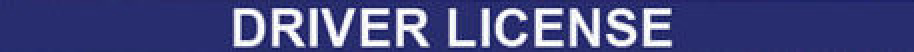
#> input picture Templates/OR/Features/feature1_H.jpg, 457 x 26 px (shown 2 times larger); its folder holds only this picture in this run
$ python ScanID.py Templates/OR/Features/feature1_H.jpg   (older library calls are emulated)
#> lines starting #> are read from the running program, lines starting #| are printed output that depends on the picture; after the words box and inside, x2 and y2 are one past the last pixel; in counts of white or black regions, pixels touching at a corner belong together
#> in main, img is the input picture: shape (26, 457, 3); mean B, G, R 131.3, 76, 72.1
### Transform.py
import cv2
import numpy as np
import imutils
import math


#start of removeBackground
#	This function is given an image and attempts to remove the background from the image. The function
#	uses thresholding and contour approximation to estimate a rectangular bounding box and perform a
#	perspective warp to make the image appear as if it were taken from directly above the document.
#	Returns: warped - Image w/o background. If a document was not located, this will be the original img.
#		 background - Flag variable. True if background is still in the picture, False if it was removed.
def removeBackground(image):
	background = True
	minContourArea = 10000
	i = 0
	size = 11 # size of the Gaussian Blur

	#first call correctOrientation() which lines up the image based on the text it could find. Later,
	#findFaces() will detect whether the image it returned is upside-down or not.
	image = correctOrientation(image)

	ratio = image.shape[0]/500.0
	orig = image.copy()
	image = imutils.resize(image, height = 500)

	#convert color & structure image
	gray = cv2.cvtColor(image, cv2.COLOR_BGR2GRAY)
	element = cv2.getStructuringElement(cv2.MORPH_RECT, (3,3), (1,1))

	#loop until the background is removed, adjusting gaussian blur settings each pass, with a maximum of
	#5 passes. If the outline not found after 5 passes, original image is returned.
	while background is True and i < 5:
		edged = cv2.GaussianBlur(gray.copy(), (size, size), 0)
		edged = cv2.Canny(edged, 0, 150)
		edged = cv2.morphologyEx(edged, cv2.MORPH_CLOSE, element)

		#TODO remove -- image display for debug
#		cv2.imshow("Edged", imutils.resize(edged, height=500))
#		cv2.waitKey(0)
#		cv2.destroyAllWindows()

		#locate contours and features, this will be used to find the outline of the document
		cnts = cv2.findContours(edged.copy(), cv2.RETR_LIST, cv2.CHAIN_APPROX_NONE)
		cnts = imutils.grab_contours(cnts)
		cnts = sorted(cnts, key=cv2.contourArea, reverse = True)[:5]

		#Search through contours, if a contour with 4 bounding points is found, it can be assumed
		#to be the ID because we're assuming the ID is the subject of the photo.
		for c in cnts:
			peri = cv2.arcLength(c, True)
			approx = cv2.approxPolyDP(c, 0.1 * peri, True)
			#bounding poly must be rectangular and contour area must be bigger than 10000 to avoid
			#selecting random boxes in the image.
			if len(approx) == 4 and cv2.contourArea(approx) >= minContourArea:
				screenCnt = approx
				break
		try:
			#attempt to try a warp perspective
			temp = transformFromPoints(orig, screenCnt.reshape(4,2) * ratio)
			#if perspective warp success, test to make sure we didn't just get
			#a random portion of the picture by checking if we can locate a face
			faces, rotations = findFaces(temp)
			if faces is None:
				#as long as the contour area is as big or bigger than the min area threshold,
				#we can return the result because the document doesn't have to be a driver's license.
				#just be sure to return that we did not find a face.
				if cv2.contourArea(c) >= minContourArea:
					warped = temp
					background = False
				else:
					raise Exception("Selected region too small.")
			#make sure the image isnt JUST the person's picture
			else:
				#perform the correction for the number of rotations the findFaces() method performed
				#NOTE: this is because if findFaces() returned the rectangular box bounding the person's
				#face, it will fix the orientation for future iterations.
				for j in range(0, rotations):
					gray = np.rot90(gray)
					temp = np.rot90(temp)
					orig = np.rot90(orig)

				for (x,y,w,h) in faces:
					area = w * h
					#if area of the face is any bigger than 1/7 of the image, the algorithm probably
					#recognized the rectangle bounding the person's picture, and returned it thinking
					#it had found the outline of the ID..
					if area > (temp.shape[0] * temp.shape[1] / 7):
						raise Exception("Incorrect region selection.")
					else:
						warped = temp
						background = False
		except: #adjust blur/edge detection settings and try to find outline once again.
			i += 1
			size -= 2

	#if loop terminates and outline not found, return original image with as much neutral background removed as possible
	if background is True:
		faces, rotations = findFaces(orig)
		for j in range(0, rotations):
			orig = np.rot90(orig)

		#Crop out whatever background we can find
		gray = cv2.cvtColor(orig, cv2.COLOR_BGR2GRAY)
		#heavy blur
		gray = cv2.GaussianBlur(gray, (15,15), 1)
		#threshold, invert so that background is white and objects are black
		gray = 255*(gray < 128).astype(np.uint8)
		#find the bounding points of the areas which are not part of the background
		coords = cv2.findNonZero(gray)
		x,y,w,h = cv2.boundingRect(coords)
		#crop out background based on this rough estimate
		warped = orig[y:y+h, x:x+w]

	#TODO remove -- image display for debug
#	cv2.imshow("Warped", imutils.resize(warped, height=500))
#	cv2.waitKey(0)
#	cv2.destroyAllWindows()

	return warped, background
#end of removeBackground


#start of TransformFromPoints
#	This function expects an image as well as 4 points within the image. The function takes those 4 points
#	and returns the cropped selection bounded by those 4 points so that it would appear that the new selection
#	was taken from directly above the Document.
def transformFromPoints(image, pts):
	# obtain a consistent order of the points and unpack them
	# individually
	boundingBox = orderPoints(pts)

	(topL, topR, bottomR, bottomL) = boundingBox

	# compute the width of the new image, which will be the
	# maximum distance between bottom-right and bottom-left
	# x-coordiates or the top-right and top-left x-coordinates
	bottomWidth = np.sqrt(((bottomR[0] - bottomL[0]) ** 2) + ((bottomR[1] - bottomL[1]) ** 2))
	topWidth = np.sqrt(((topR[0] - topL[0]) ** 2) + ((topR[1] - topL[1]) ** 2))
	maxWidth = max(int(bottomWidth), int(topWidth))

	# compute the height of the new image, which will be the
	# maximum distance between the top-right and bottom-right
	# y-coordinates or the top-left and bottom-left y-coordinates
	heightR = np.sqrt(((topR[0] - bottomR[0]) ** 2) + ((topR[1] - bottomR[1]) ** 2))
	heightL = np.sqrt(((topL[0] - bottomL[0]) ** 2) + ((topL[1] - bottomL[1]) ** 2))
	maxHeight = max(int(heightR), int(heightL))

	# now that we have the dimensions of the new image, construct
	# the set of destination points to obtain a "birds eye view",
	# (i.e. top-down view) of the image, again specifying points
	# in the top-left, top-right, bottom-right, and bottom-left
	# order
	topView = np.array([[0, 0], [maxWidth - 1, 0], [maxWidth - 1, maxHeight - 1],
		[0, maxHeight - 1]], dtype = "float32")

	# compute the perspective transform matrix and then apply it
	transformMatrix = cv2.getPerspectiveTransform(boundingBox, topView)
	warped = cv2.warpPerspective(image, transformMatrix, (maxWidth, maxHeight))

	# return the warped image
	return warped
#end of transformFromPoints


#start of OrderPoints
#	This function orders the points in a list such that the first entry is the top left, the second
#	is the top right, third is the bottom right, and fourth is the bottom left.
def orderPoints(pts):
	# initialzie a list of coordinates that will be ordered
	# such that the first entry in the list is the top-left,
	# the second entry is the top-right, the third is the
	# bottom-right, and the fourth is the bottom-left
	rect = np.zeros((4, 2), dtype = "float32")

	# the top-left point will have the smallest sum, whereas
	# the bottom-right point will have the largest sum
	s = pts.sum(axis = 1)
	rect[0] = pts[np.argmin(s)]
	rect[2] = pts[np.argmax(s)]

	# now, compute the difference between the points, the
	# top-right point will have the smallest difference,
	# whereas the bottom-left will have the largest difference
	diff = np.diff(pts, axis = 1)
	rect[1] = pts[np.argmin(diff)]
	rect[3] = pts[np.argmax(diff)]

	# return the ordered coordinates
	return rect
#end of orderPoints


#start of findFaces()
#	This function is passed an image, tries to detect a face, rotates 90 degrees then tries again.
#	when a face is detected, the function will immediately return the face(s) detected, as well as the
#	number of rotations to find the face. This way the calling function can self-correct the image, so that
#	if this (or other) rotation/deskew functions are called, they don't have to do so much work, but rather if
#	another corrective rotation function is called, its logic only double checks this function.
def findFaces(image):
	faceCascade = cv2.CascadeClassifier(cv2.data.haarcascades + "haarcascade_frontalface_default.xml")

	for i in range(0,4):
		copy = image.copy()
		gray = cv2.cvtColor(copy, cv2.COLOR_BGR2GRAY)
		#Now, generate a list of rectangles for all detected faces in the image.
		faces = faceCascade.detectMultiScale(gray, scaleFactor=1.2, minNeighbors=12, minSize=(30,30))
		# [5 lines of commented-out code are left out]

		if len(faces) >= 1:
			return faces, i
		else:
			image = np.rot90(image)
	return None, 0
#end of findFaces()


#start of correctOrientation()
#	This function determines the orientation of the text in an image so that if needed, we can rotate the image so that the
#	text aligns horizontally. Function returns the image after alignment.
def correctOrientation(image):
	orig = image.copy()
	image = imutils.resize(image, height = 500)
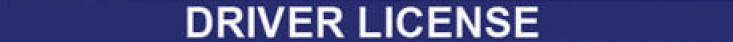
#> image: shape (500, 8788, 3) (shown at 1/12 size); mean of channels 0, 1, 2 131.3, 76, 72.1; drawn as B, G, R
	gray = cv2.cvtColor(image, cv2.COLOR_BGR2GRAY)
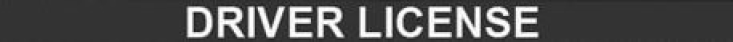
#> gray: shape (500, 8788) (shown at 1/12 size); min 14, max 255, mean 81.1
	gray = cv2.GaussianBlur(gray, (3,3), 5)
	#locate contours and features, this will be used to approximate text
	edged = cv2.Canny(gray, 0, 150)
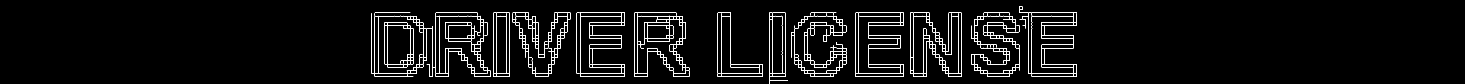
#> edged: shape (500, 8788) (shown at 1/6 size); 1.2% white in thin lines or dots, all inside (x1, y1, x2, y2) = (2230, 38, 6462, 500)
	element = cv2.getStructuringElement(cv2.MORPH_RECT, (3,3), (1,1))
	edged =	cv2.morphologyEx(edged, cv2.MORPH_CLOSE, element)
	copy = cv2.cvtColor(edged, cv2.COLOR_GRAY2BGR)
#> (the rest of the program and of its run is left out)
